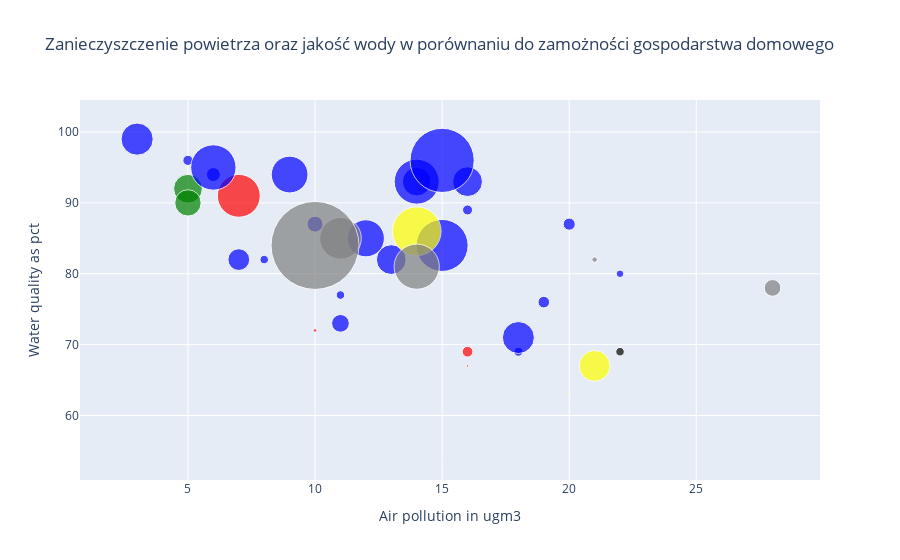

Notebook code for this chart:
### Code cell
fig.update_layout(title='Zanieczyszczenie powietrza oraz jakość wody w porównaniu do zamożności gospodarstwa domowego',
                 xaxis=dict(title='Air pollution in ugm3'),
                 yaxis=dict(title='Water quality as pct'))

iplot(fig)

### Figure 1 — Plotly figure (JSON) as saved in the notebook; plotly's stock layout.template omitted (floating-point values rounded to 4 significant figures)
{"data": [{"marker": {"color": ["Green", "Blue", "Blue", "Red", "Red", "Blue", "Blue", "Blue", "Blue", "Blue", "Blue", "Blue", "Blue", "Blue", "Blue", "Yellow", "Blue", "Yellow", "Gray", "Blue", "Blue", "Red", "Blue", "Green", "Blue", "Blue", "Blue", "Gray", "Blue", "Blue", "Blue", "Blue", "Yellow", "Gray", "Gray", "Gray", "Red", "Gray", "Black"], "size": [28.73, 29.79, 52.04, 42.88, 10.7, 12.13, 36.77, 8.483, 13.99, 29.74, 28.68, 9.059, 11.64, 32.2, 21.75, 30.9, 32.01, 48.8, 16.75, 8.553, 37.07, 2.375, 45.0, 26.36, 10.17, 7.498, 15.94, 5.423, 10.02, 17.72, 45.35, 64.21, 2.215, 41.7, 88.04, 45.28, 3.551, 1.13, 8.521]}, "mode": "markers", "text": ["Australia", "Austria", "Belgium", "Canada", "Chile", "Czech Republic", "Denmark", "Estonia", "Finland", "France", "Germany", "Greece", "Hungary", "Iceland", "Ireland", "Israel", "Italy", "Japan", "South Korea", "Latvia", "Luxembourg", "Mexico", "Netherlands", "New Zealand", "Norway", "Poland", "Portugal", "Slovak Republic", "Slovenia", "Spain", "Sweden", "Switzerland", "Turkey", "United Kingdom", "USA", "OECD - Total", "Brazil", "Russia", "South Africa"], "type": "scatter", "x": [5, 16, 15, 7, 16, 20, 9, 8, 6, 13, 14, 18, 19, 3, 7, 21, 18, 14, 28, 11, 12, 16, 14, 5, 5, 22, 10, 21, 16, 11, 6, 15, 20, 11, 10, 14, 10, 15, 22], "y": [92, 93, 84, 91, 69, 87, 94, 82, 94, 82, 93, 69, 76, 99, 82, 67, 71, 86, 78, 77, 85, 67, 93, 90, 96, 80, 87, 82, 89, 73, 95, 96, 63, 85, 84, 81, 72, 54, 69]}], "layout": {"title": {"text": "Zanieczyszczenie powietrza oraz jakość wody w porównaniu do zamożności gospodarstwa domowego"}, "xaxis": {"title": {"text": "Air pollution in ugm3"}}, "yaxis": {"title": {"text": "Water quality as pct"}}}}
